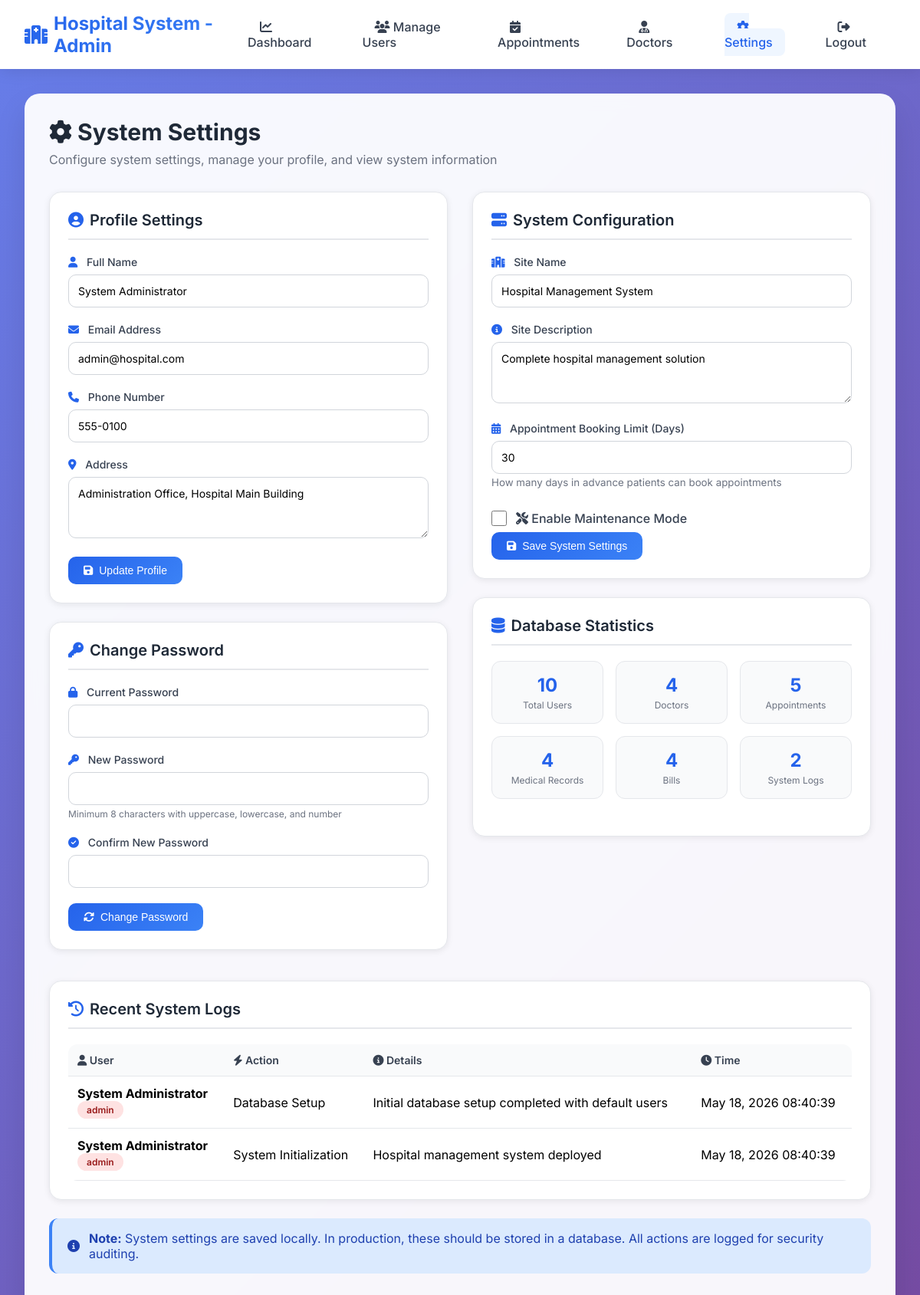
The page /admin/system-settings.php (signed in) on the database its author committed.
### tables this page shows
CREATE TABLE users (
    id INT PRIMARY KEY AUTO_INCREMENT,
    username VARCHAR(50) UNIQUE NOT NULL,
    email VARCHAR(100) UNIQUE NOT NULL,
    password VARCHAR(255) NOT NULL,
    full_name VARCHAR(100) NOT NULL,
    phone VARCHAR(20),
    address TEXT,
    role ENUM('patient', 'doctor', 'admin') DEFAULT 'patient',
    is_active BOOLEAN DEFAULT TRUE,
    created_at TIMESTAMP DEFAULT CURRENT_TIMESTAMP,
    last_login TIMESTAMP NULL,
    reset_token VARCHAR(255) NULL,
    reset_token_expiry DATETIME NULL,
    email_verified BOOLEAN DEFAULT FALSE
);

CREATE TABLE system_logs (
    id INT PRIMARY KEY AUTO_INCREMENT,
    user_id INT,
    action VARCHAR(100),
    details TEXT,
    ip_address VARCHAR(45),
    created_at TIMESTAMP DEFAULT CURRENT_TIMESTAMP,
    FOREIGN KEY (user_id) REFERENCES users(id) ON DELETE SET NULL
);

### includes/SessionManager.php (called while the page is built, shortened)
<?php
class SessionManager {
    public static function getUserId() {
        return $_SESSION['user_id'] ?? null;
    }
}
?>

### admin/system-settings.php (the view, shortened to what this page needs)
<?php
require_once '../includes/SessionManager.php';
$database = new Database();
$db = $database->getConnection();
$admin_id = SessionManager::getUserId();
$admin_query = "SELECT * FROM users WHERE id = :id";
$admin_stmt = $db->prepare($admin_query);
$admin_stmt->bindParam(':id', $admin_id);
$admin_stmt->execute();
$admin = $admin_stmt->fetch(PDO::FETCH_ASSOC);
$system_settings = [
    'site_name' => 'Hospital Management System',
    'site_description' => 'Complete hospital management solution',
    'maintenance_mode' => 0,
    'appointment_days_limit' => 30
];
$logs_query = "SELECT l.*, u.full_name, u.role
               FROM system_logs l
               LEFT JOIN users u ON l.user_id = u.id
               ORDER BY l.created_at DESC
               LIMIT 20";
$logs_stmt = $db->query($logs_query);
$system_logs = $logs_stmt->fetchAll(PDO::FETCH_ASSOC);
$db_stats = [];
$tables = ['users', 'doctors', 'appointments', 'medical_records', 'bills', 'system_logs'];
foreach ($tables as $table) {
    $count_query = "SELECT COUNT(*) as count FROM $table";
    $count_stmt = $db->query($count_query);
    $db_stats[$table] = $count_stmt->fetch(PDO::FETCH_ASSOC)['count'];
}
?>
<!DOCTYPE html>
<html lang="en">
<head>
    <link rel="stylesheet" href="https://cdnjs.cloudflare.com/ajax/libs/font-awesome/6.4.0/css/all.min.css">
</head>
<body>
    <nav class="navbar">
        <div class="navbar-container">
            <a href="dashboard.php" class="logo">
                <i class="fas fa-hospital"></i>
                <span>Hospital System - Admin</span>
            </a>
            <ul class="nav-menu">
                <li><a href="dashboard.php" class="nav-link"><i class="fas fa-chart-line"></i> Dashboard</a></li>
                <li><a href="manage-users.php" class="nav-link"><i class="fas fa-users"></i> Manage Users</a></li>
                <li><a href="manage-appointments.php" class="nav-link"><i class="fas fa-calendar-check"></i> Appointments</a></li>
                <li><a href="manage-doctors.php" class="nav-link"><i class="fas fa-user-md"></i> Doctors</a></li>
                <li><a href="system-settings.php" class="nav-link active"><i class="fas fa-cog"></i> Settings</a></li>
                <li><a href="../logout.php" class="nav-link"><i class="fas fa-sign-out-alt"></i> Logout</a></li>
            </ul>
        </div>
    </nav>
    <div class="container">
        <div class="glass-card fade-in">
            <div class="page-header">
                <h2><i class="fas fa-cog"></i> System Settings</h2>
                <p>Configure system settings, manage your profile, and view system information</p>
            </div>
            <div class="settings-grid">
                <div>
                    <div class="settings-card">
                        <div class="card-header">
                            <i class="fas fa-user-circle" style="color: #2563eb;"></i>
                            Profile Settings
                        </div>
                        <form method="POST" action="">
                            <div class="form-group">
                                <label class="form-label">
                                    <i class="fas fa-user"></i> Full Name
                                </label>
                                <input type="text" name="full_name" class="form-control" value="<?php echo htmlspecialchars($admin['full_name']); ?>" required>
                            </div>
                            <div class="form-group">
                                <label class="form-label">
                                    <i class="fas fa-envelope"></i> Email Address
                                </label>
                                <input type="email" name="email" class="form-control" value="<?php echo htmlspecialchars($admin['email']); ?>" required>
                            </div>
                            <div class="form-group">
                                <label class="form-label">
                                    <i class="fas fa-phone"></i> Phone Number
                                </label>
                                <input type="tel" name="phone" class="form-control" value="<?php echo htmlspecialchars($admin['phone'] ?? ''); ?>">
                            </div>
                            <div class="form-group">
                                <label class="form-label">
                                    <i class="fas fa-map-marker-alt"></i> Address
                                </label>
                                <textarea name="address" class="form-control" rows="2"><?php echo htmlspecialchars($admin['address'] ?? ''); ?></textarea>
                            </div>
                            <button type="submit" name="update_profile" class="btn btn-primary">
                                <i class="fas fa-save"></i> Update Profile
                            </button>
                        </form>
                    </div>
                    <div class="settings-card">
                        <div class="card-header">
                            <i class="fas fa-key" style="color: #2563eb;"></i>
                            Change Password
                        </div>
                        <form method="POST" action="" onsubmit="return validatePassword()">
                            <div class="form-group">
                                <label class="form-label">
                                    <i class="fas fa-lock"></i> Current Password
                                </label>
                                <input type="password" name="current_password" id="current_password" class="form-control" required>
                            </div>
                            <div class="form-group">
                                <label class="form-label">
                                    <i class="fas fa-key"></i> New Password
                                </label>
                                <input type="password" name="new_password" id="new_password" class="form-control" required>
                                <small style="color: #6b7280; font-size: 0.75rem;">Minimum 8 characters with uppercase, lowercase, and number</small>
                            </div>
                            <div class="form-group">
                                <label class="form-label">
                                    <i class="fas fa-check-circle"></i> Confirm New Password
                                </label>
                                <input type="password" name="confirm_password" id="confirm_password" class="form-control" required>
                            </div>
                            <button type="submit" name="change_password" class="btn btn-primary">
                                <i class="fas fa-sync-alt"></i> Change Password
                            </button>
                        </form>
                    </div>
                </div>
                <div>
                    <div class="settings-card">
                        <div class="card-header">
                            <i class="fas fa-server" style="color: #2563eb;"></i>
                            System Configuration
                        </div>
                        <form method="POST" action="">
                            <div class="form-group">
                                <label class="form-label">
                                    <i class="fas fa-hospital"></i> Site Name
                                </label>
                                <input type="text" name="site_name" class="form-control" value="<?php echo htmlspecialchars($system_settings['site_name']); ?>" required>
                            </div>
                            <div class="form-group">
                                <label class="form-label">
                                    <i class="fas fa-info-circle"></i> Site Description
                                </label>
                                <textarea name="site_description" class="form-control" rows="2"><?php echo htmlspecialchars($system_settings['site_description']); ?></textarea>
                            </div>
                            <div class="form-group">
                                <label class="form-label">
                                    <i class="fas fa-calendar-alt"></i> Appointment Booking Limit (Days)
                                </label>
                                <input type="number" name="appointment_days_limit" class="form-control" value="<?php echo $system_settings['appointment_days_limit']; ?>" min="1" max="365">
                                <small style="color: #6b7280;">How many days in advance patients can book appointments</small>
                            </div>
                            <div class="checkbox-group">
                                <input type="checkbox" name="maintenance_mode" id="maintenance_mode" value="1" <?php echo $system_settings['maintenance_mode'] ? 'checked' : ''; ?>>
                                <label for="maintenance_mode">
                                    <i class="fas fa-tools"></i> Enable Maintenance Mode
                                </label>
                            </div>
                            <button type="submit" name="update_system_settings" class="btn btn-primary">
                                <i class="fas fa-save"></i> Save System Settings
                            </button>
                        </form>
                    </div>
                    <div class="settings-card">
                        <div class="card-header">
                            <i class="fas fa-database" style="color: #2563eb;"></i>
                            Database Statistics
                        </div>
                        <div class="stats-mini">
                            <div class="stat-mini-card">
                                <div class="stat-mini-number"><?php echo $db_stats['users']; ?></div>
                                <div class="stat-mini-label">Total Users</div>
                            </div>
                            <div class="stat-mini-card">
                                <div class="stat-mini-number"><?php echo $db_stats['doctors']; ?></div>
                                <div class="stat-mini-label">Doctors</div>
                            </div>
                            <div class="stat-mini-card">
                                <div class="stat-mini-number"><?php echo $db_stats['appointments']; ?></div>
                                <div class="stat-mini-label">Appointments</div>
                            </div>
                            <div class="stat-mini-card">
                                <div class="stat-mini-number"><?php echo $db_stats['medical_records']; ?></div>
                                <div class="stat-mini-label">Medical Records</div>
                            </div>
                            <div class="stat-mini-card">
                                <div class="stat-mini-number"><?php echo $db_stats['bills']; ?></div>
                                <div class="stat-mini-label">Bills</div>
                            </div>
                            <div class="stat-mini-card">
                                <div class="stat-mini-number"><?php echo $db_stats['system_logs']; ?></div>
                                <div class="stat-mini-label">System Logs</div>
                            </div>
                        </div>
                    </div>
                </div>
            </div>
            <div class="settings-card" style="margin-top: 1rem;">
                <div class="card-header">
                    <i class="fas fa-history" style="color: #2563eb;"></i>
                    Recent System Logs
                </div>
                <?php if (count($system_logs) > 0): ?>
                    <div class="table-container">
                        <table class="data-table">
                            <thead>
                                <tr>
                                    <th><i class="fas fa-user"></i> User</th>
                                    <th><i class="fas fa-bolt"></i> Action</th>
                                    <th><i class="fas fa-info-circle"></i> Details</th>
                                    <th><i class="fas fa-clock"></i> Time</th>
                                </tr>
                            </thead>
                            <tbody>
                                <?php foreach ($system_logs as $log): ?>
                                    <tr>
                                        <td>
                                            <?php if ($log['full_name']): ?>
                                                <strong><?php echo htmlspecialchars($log['full_name']); ?></strong>
                                                <br>
                                                <span class="badge badge-admin"><?php echo htmlspecialchars($log['role'] ?? 'admin'); ?></span>
                                            <?php else: ?>
                                                System
                                            <?php endif; ?>
                                        </td>
                                        <td><?php echo htmlspecialchars($log['action']); ?></td>
                                        <td><?php echo htmlspecialchars($log['details']); ?></td>
                                        <td><?php echo date('M d, Y H:i:s', strtotime($log['created_at'])); ?></td>
                                    </tr>
                                <?php endforeach; ?>
                            </tbody>
                        </table>
                    </div>
                <?php endif; ?>
            </div>
            <div class="alert alert-info" style="margin-top: 1rem;">
                <i class="fas fa-info-circle"></i>
                <span><strong>Note:</strong> System settings are saved locally. In production, these should be stored in a database. All actions are logged for security auditing.</span>
            </div>
        </div>
    </div>
</body>
</html>

### rows shown on the page
users: full_name "System Administrator", email "admin@hospital.com", phone "555-0100", address "Administration Office, Hospital Main Building"
system_logs: user.full_name "System Administrator", user.role "admin", action "Database Setup", details "Initial database setup completed with default users", created_at "May 18, 2026 08:40:39"
system_logs: user.full_name "System Administrator", user.role "admin", action "System Initialization", details "Hospital management system deployed", created_at "May 18, 2026 08:40:39"

### other values the page prints
$db_stats['users'] "10"
$db_stats['doctors'] "4"
$db_stats['appointments'] "5"
$db_stats['medical_records'] "4"
$db_stats['bills'] "4"
$db_stats['system_logs'] "2"
